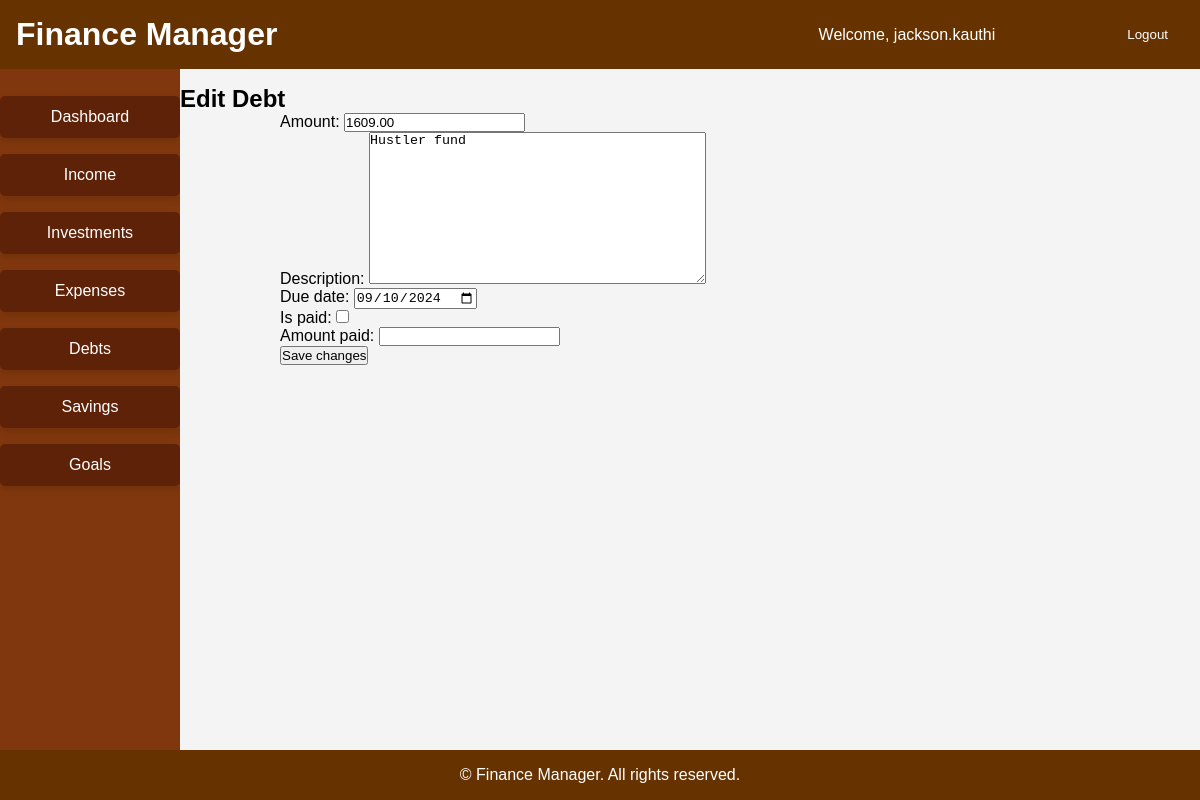
/debt/edit/34/ (signed in), run on an earlier commit of the app's database.
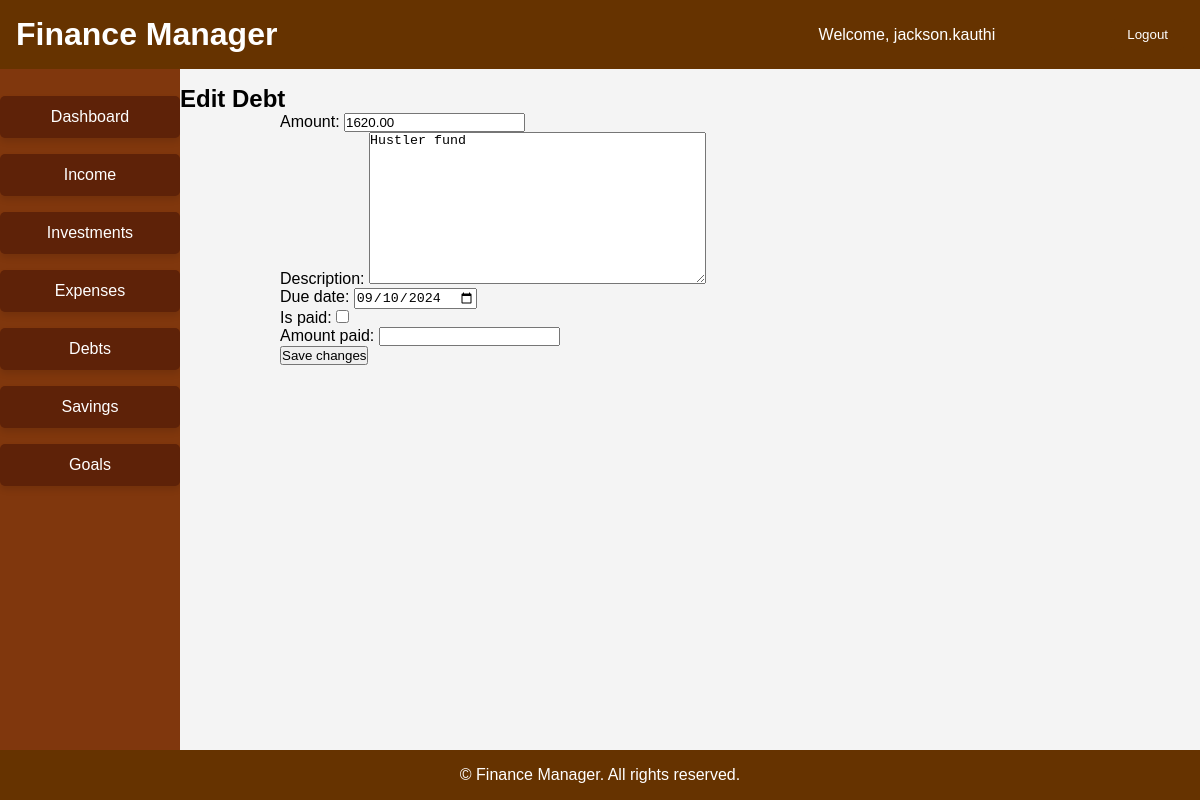
And on a later commit of the database.
### debt/models.py (models this page shows, shortened)
class Debt(models.Model):
    user = models.ForeignKey(User, on_delete=models.CASCADE)
    amount = models.DecimalField(max_digits=10, decimal_places=2)
    description = models.TextField(blank=True, null=True)
    created_at = models.DateTimeField(auto_now_add=True)
    due_date = models.DateField()
    is_paid = models.BooleanField(default=False)
    amount_paid = models.DecimalField(max_digits=10, decimal_places=2, null=True, blank=True)

### debt/views.py (the view)
# urls.py: path('edit/<int:pk>/', views.edit_debt, name='edit_debt'),  # Changed name to edit_debt
@login_required
def edit_debt(request, pk):
    debt = get_object_or_404(Debt, pk=pk, user=request.user)
    if request.method == 'POST':
        form = DebtForm(request.POST, instance=debt)
        if form.is_valid():
            form.save()
            return redirect('debt_list')
    else:
        form = DebtForm(instance=debt)
    return render(request, 'debt/edit_debt.html', {'form': form})

### debt/form.py
class DebtForm(forms.ModelForm):
    class Meta:
        model = Debt
        fields = ['amount', 'description', 'due_date', 'is_paid', 'amount_paid']
        widgets = {
            'due_date': forms.DateInput(attrs={'type': 'date'}),
        }

### templates/debt/edit_debt.html (shortened to what this page needs)
{% extends 'base.html' %}
{% block content %}
<h2>Edit Debt</h2>
<form method="post">
    {{ form.as_p }}
    <button type="submit">Save changes</button>
</form>
{% endblock %}

What changed in the data, as far as the page shows it:
changed Debt "Hustler fund": amount "1609.00" → "1620.00"
